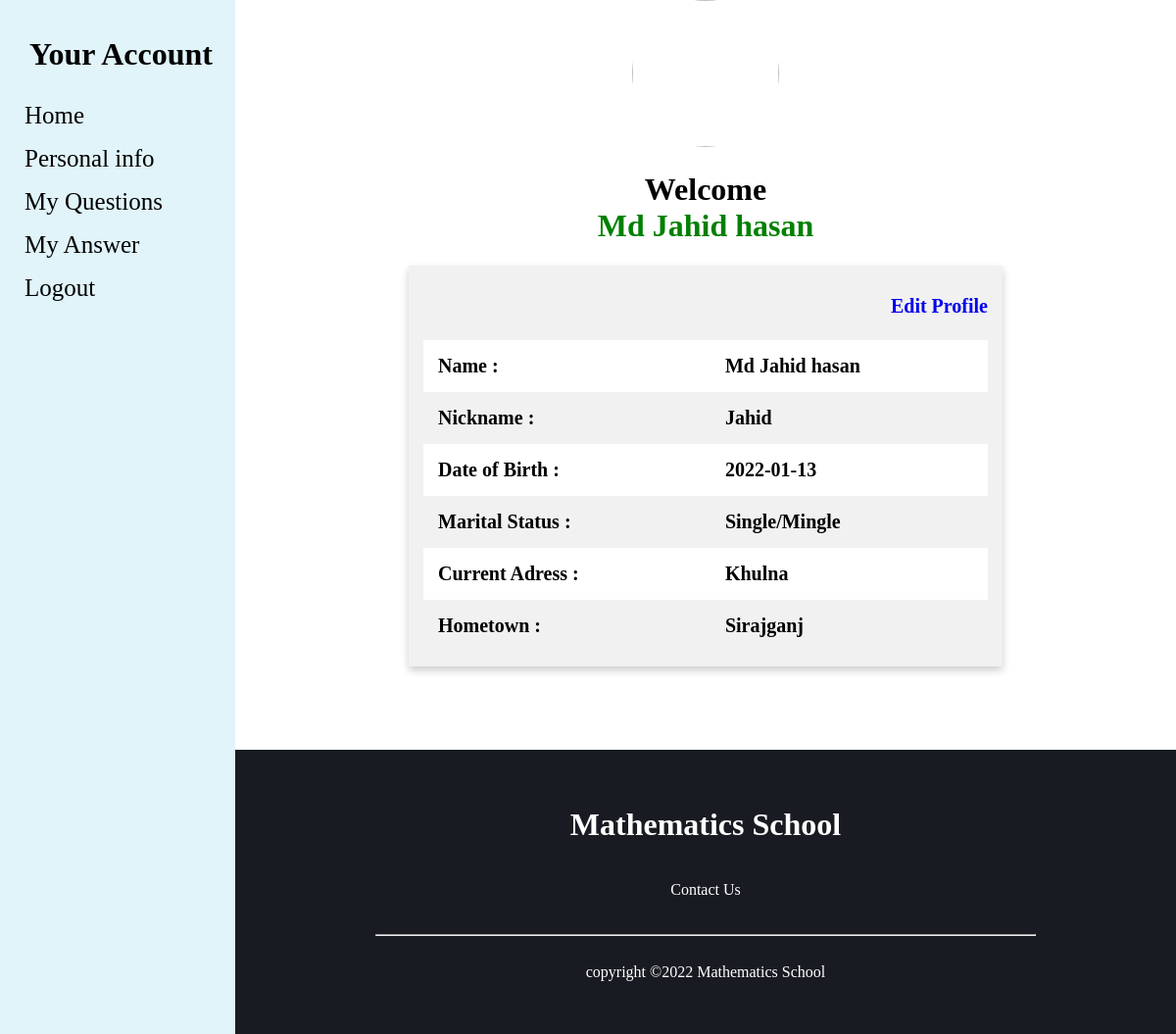
Page /profile.php (signed in) on the committed database.
### tables this page shows
CREATE TABLE `user_info` (
  `id` int(11) NOT NULL,
  `Email` varchar(20) NOT NULL,
  `Password` varchar(10) NOT NULL,
  `Name` varchar(20) NOT NULL,
  `Last_name` varchar(20) NOT NULL,
  `Nickname` varchar(20) NOT NULL,
  `Hometown` varchar(30) NOT NULL,
  `Current_address` varchar(30) NOT NULL,
  `Marital_status` varchar(20) NOT NULL,
  `Birthday` date NOT NULL,
  `Other` varchar(30) NOT NULL,
  `Profilepic` varchar(30) NOT NULL DEFAULT 'profile.jpg'
);

### profile.php (the view, shortened to what this page needs)
<?php
include("includes\database_connection_config.php");
?>
<!DOCTYPE html>
<html>
	<head>
	</head>
	<body>
		<div class="side_bar">
		    <h1 id="side_bar_top" >Your Account</h1>
			<a href="index.php" >Home</a>
			<a href="#">Personal info</a>
			<a href="#" >My Questions</a>
			<a href="#" >My Answer</a>
			<a href="logout.php" >Logout</a>
		</div>
		<div class ="main_content">
		     <?php
			     $mail="current_user_email";
			     $user_email=$_COOKIE[$mail];
                 $query="SELECT *FROM user_info WHERE Email='$user_email'";
				 $run_query=mysqli_query($con,$query);
				 $row = mysqli_fetch_assoc($run_query);
			 echo '<center>';
			 ?>
			<image src="logo\Profile_pic\<?php echo $row["Profilepic"]; ?>" width="150px" height="150px" style="border-radius:50%;"><br>
			 <?php
			echo '<h1> Welcome ';
				 echo '<div style="color:green;" >' .$row["Name"] . ' ' . $row["Last_name"] . "</div>";
			?> <h1>
			<div class="personal_info_profile_card">
			    <div style="text-align:right;">
				 <a href="edit_profile.php" style="text-decoration:none;" title="Edit your all Profile information">
				   Edit Profile
				 <a/>
				</div>
				<br>
			   <table>
			        <tr>
					     <td> Name :</td>
						 <td><?php echo $row["Name"] . ' ' . $row["Last_name"]; ?> </td>
					</tr>
					<tr>
					     <td> Nickname : </td>
						 <td><?php echo $row["Nickname"]; ?></td>
					</tr>
					<tr>
					     <td>Date of Birth :</td>
						 <td><?php echo $row["Birthday"]; ?></td>
					</tr>
					<tr>
					     <td>Marital Status : </td>
						 <td> <?php echo $row["Marital_status"]; ?></td>
					</tr>
					<tr>
					     <td>Current Adress :</td>
						 <td><?php echo $row["Current_address"]; ?></td>
					</tr>
					<tr>
					     <td>Hometown :</td>
						 <td><?php echo $row["Hometown"]; ?></td>
					</tr>
			   </table>
			</div>
			</center>
			<br> <br> <br>
			<?php
			include 'includes\footer.php';
			?>
		</div>
	</body>
</html>

### profile.php (style rules this page uses)
body { margin:0px; }
.side_bar { height: 100%; width: 20%; position: fixed; z-index: 1; top: 0; left: 0px; background-color: #e1f4fa; overflow-x: hidden; padding-top: 16px; }
#side_bar_top { padding-left:30px; }
.side_bar a { padding: 8px 8px 8px 25px; text-decoration: none; font-size: 25px; color: black; display: block; }
.main_content { margin-left:20%; width:80%; }
.personal_info_profile_card { box-shadow: 0 4px 8px 0 rgba(0,0,0,0.2); transition: 0.3s; width: 60%; background-color: #f1f1f1; text-align:left; font-size:20px; padding:15px; padding-top:30px; }
table { width: 100%; border-collapse:collapse; }
th,td { padding:15px; }
tr:nth-child(odd) { background-color: white; }

### rows in the picture
user_info: Name "Md Jahid", Last_name "hasan", Nickname "Jahid", Birthday "2022-01-13", Marital_status "Single/Mingle", Current_address "Khulna", Hometown "Sirajganj"
